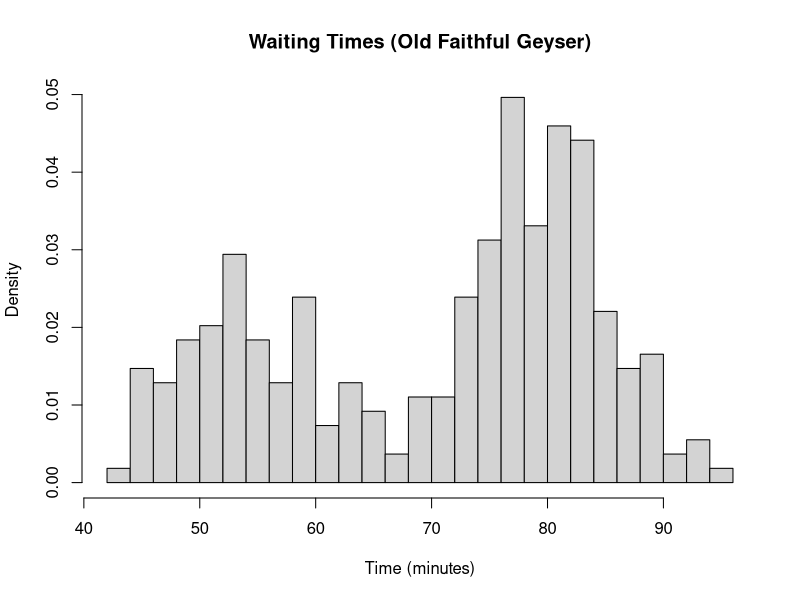
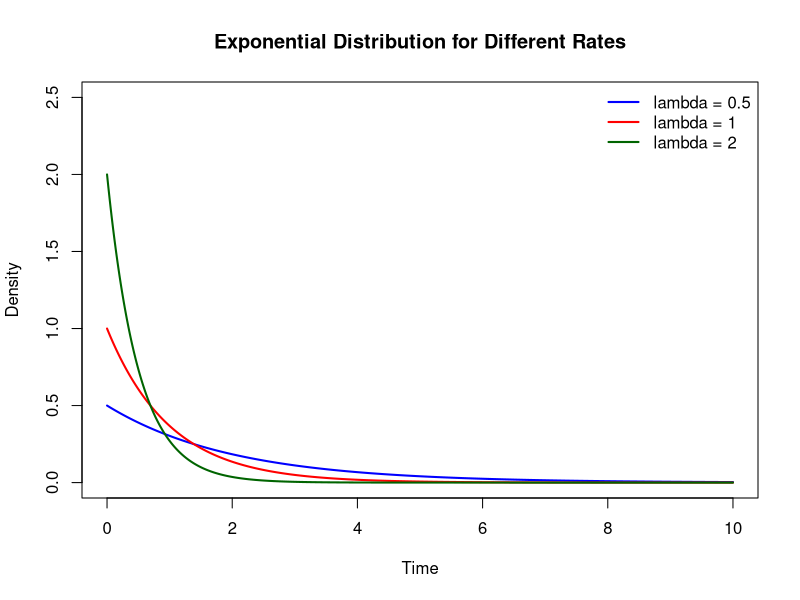
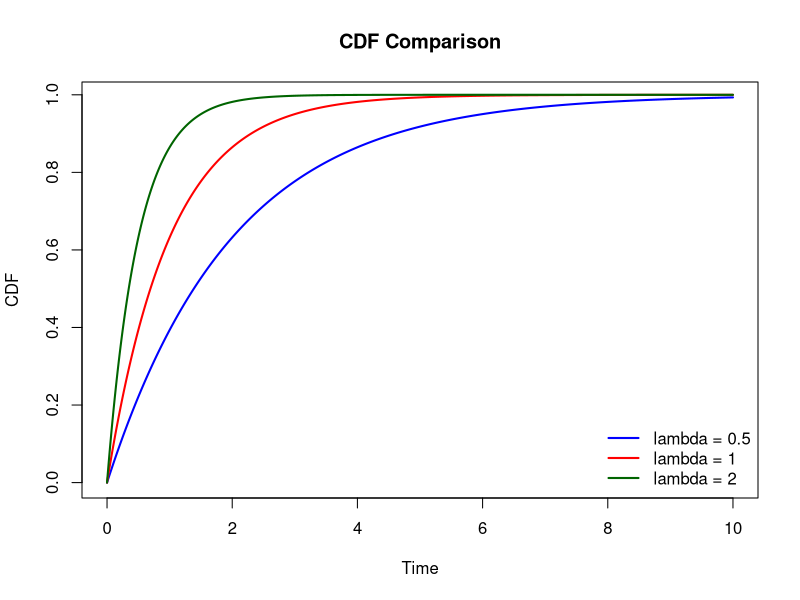

Generate these figures, in order, with R:
# faithful contains measurements from the geyser.
# eruptions : Eruption time in mins
# waiting : Waiting time to next eruption (in mins)
data(faithful)

waiting_times <- faithful$waiting
summary(waiting_times)

mean_waiting_time <- mean(waiting_times) # ≈ 70.9 minutes 
lambda_hat <- 1 / mean(waiting_times) # ≈ 0.0141 events per minute

hist(waiting_times,
     breaks = 30,
     probability = TRUE,
     main = "Waiting Times (Old Faithful Geyser)",
     xlab = "Time (minutes)")


# P(T <= 70)
# The probability that the waiting time until the next eruption is at most 70 minutes
# After an eruption occurs, what is the probability that the next eruption happens within 70 minutes?
p1 <- pexp(70, rate = lambda_hat) # 0.62 
p2 <- 1 - pexp(70, rate = lambda_hat) # 0.37 
p3 <- pexp(90, rate = lambda_hat) - pexp(60, rate = lambda_hat) # 0.148 

# corresponding empirical probabilities 
emp_p1 <- sum(waiting_times <= 70) / length(waiting_times) # 0.39
emp_p2 <- sum(waiting_times>70)/length(waiting_times) # 0.60 
emp_p3 <- sum(waiting_times > 60 & waiting_times <= 90) / length(waiting_times)  # 0.67 


# Memoryless property check
s <- 60
t <- 10
lhs <- sum(waiting_times > (s + t)) / sum(waiting_times > s) # 0.873 
rhs <- sum(waiting_times > t) / length(waiting_times) # 1 

# Empirical Mean and variance
mean(waiting_times) # 70.89706
var(waiting_times) # 184.8233

# theoretical (exponential)
theoretical_mean <- 1 / lambda_hat  # 70.89706
theorectical_var <- 1 / (lambda_hat^2)  # 5026.393


# -----------------------------------------
# Comparing Exponential Distributions
# -----------------------------------------
x <- seq(0, 10, length.out = 1000)
lambda1 <- 0.5
lambda2 <- 1
lambda3 <- 2

# Plot first curve
plot(x, dexp(x, rate = lambda1),
     type = "l",lwd = 2,col = "blue",ylim = c(0, 2.5),
     xlab = "Time",ylab = "Density",
     main = "Exponential Distribution for Different Rates")

lines(x, dexp(x, rate = lambda2),col = "red",lwd = 2)
lines(x, dexp(x, rate = lambda3),col = "darkgreen",lwd = 2)

# Add legend
legend("topright",
       legend = c("lambda = 0.5", "lambda = 1", "lambda = 2"),
       col = c("blue", "red", "darkgreen"),
       lwd = 2,bty = "n")

# cdf comparison 
plot(x, pexp(x, rate = lambda1),
     type = "l", lwd = 2, col = "blue",
     xlab = "Time", ylab = "CDF",
     main = "CDF Comparison")

lines(x, pexp(x, rate = lambda2), col = "red", lwd = 2)
lines(x, pexp(x, rate = lambda3), col = "darkgreen", lwd = 2)

legend("bottomright",
       legend = c("lambda = 0.5", "lambda = 1", "lambda = 2"),
       col = c("blue", "red", "darkgreen"),
       lwd = 2,
       bty = "n")
